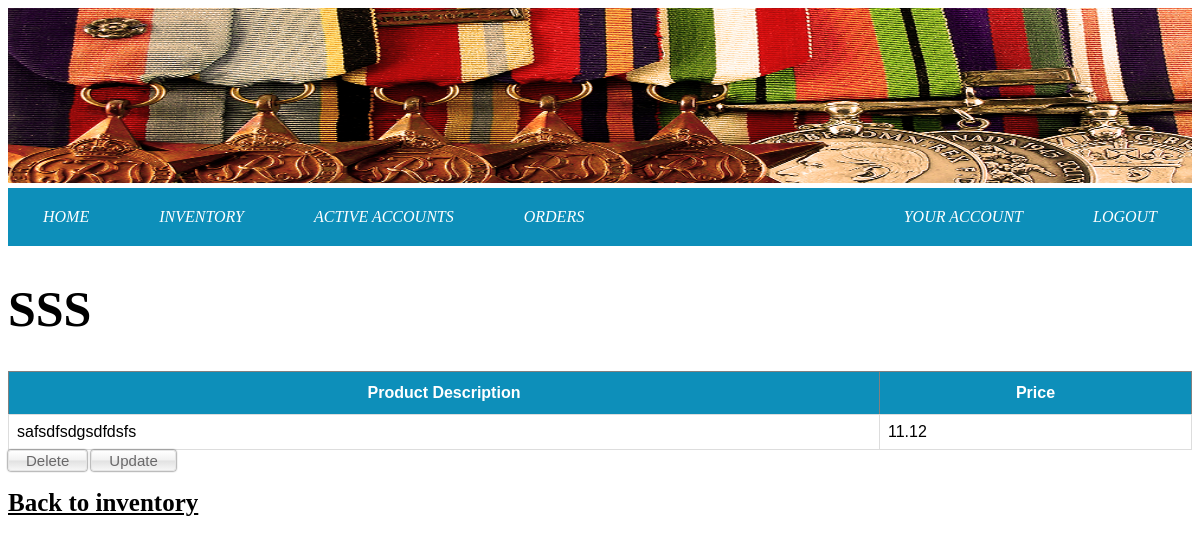
Screenshot of /SELECTED_PRODUCT.php?product_id=2 (signed in) with the database file from the repository.
### tables this page shows
CREATE TABLE `product` (
  `product_id` int(9) NOT NULL,
  `product_name` varchar(50) NOT NULL,
  `product_description` varchar(500) DEFAULT NULL,
  `product_price` double NOT NULL,
  `quantity` int(11) NOT NULL,
  `product_image` blob NOT NULL,
  `category_id` int(2) NOT NULL
);

### SELECTED_PRODUCT.php (the view, shortened to what this page needs)
<html>
   <head>
       <link rel="stylesheet" type="text/css" href="QMDB_01.css">
   </head>
   <header>
            <img id="headerImage" src="header.jpg" alt="2806 Logo" >
		<div id="header">
			<div id="navbar">
				<ul style="list-style-type:none;margin:0;padding:0;">
					<li><a href="qmdb_admin.php">HOME</a></li>
					<li><a href="QMDB_INVENTORY.php">INVENTORY</a></li>
					<li><a href="QMDB_ALL_ACCOUNTS.php">ACTIVE ACCOUNTS</a></li>
					<li><a href="ADMIN_ALL_ORDERS.php">ORDERS</a></li>
					<div id="rightmostElements">
					<li><a href="ADMIN_PROFILE.php">YOUR ACCOUNT</a></li>
					<li><a href="logout.php">LOGOUT</a></li>
					</div>
				</ul>
			</div>
		</div>
		</header>
   <body>
       <form action="" method="post">
        <table border="1" id="description">
       <thead>
          <tr>
             <th>Product Description</th>
             <th>Price</th>
          </tr>
       </thead>
<?php
    include('connection.php');
    $id = $_GET['product_id'];
    $STH = $DBH->prepare("SELECT * FROM product WHERE product_id = '$id'");
    $STH->execute();
    while($row = $STH->fetch())
    {
        $product_name = $row['product_name'];
        $product_description = $row['product_description'];
        $product_price = $row['product_price'];
?>
       <h1 style="font-size: 50px;"><?php echo"$product_name"?></h1>
       <tbody>
		  <tr>
		      <td> <?php echo $product_description; ?> </td>
		      <td> <?php echo $product_price; ?> </td>
		  </tr>
	   </tbody>
<?php
    }
?>
      </table>
      <input type="submit" name="submit_delete" onclick="return confirm('Are you sure?');" value="Delete"/>
      <input type="submit" name="submit_update" onclick="return confirm('Update item?');" value="Update"/>
     <br/><br/>
     <a style="font-weight: bold; color: #000000; font-size: 25px;" href="QMDB_INVENTORY.php">Back to inventory</a>
     </form>
   </body>
</html>

### QMDB_01.css (style rules this page uses)
body { background: #FFFFFF; }
#header { height: auto; position: relative; }
#header ul { list-style-type: none; margin: 0; padding: 0; overflow: hidden; background-color: #0D8FBA; }
#header li { margin: 10px; float: left; }
#header li a { text-decoration: small-caps; display: block; color: white; text-align: center; padding: 10px 25px; text-decoration: none; font-style: oblique; }
#rightmostElements { float:right; }
#headerImage { width:100%; height: 175px; margin-bottom: 5px; }

### SELECTED_PRODUCT.php (style rules this page uses)
#description { font-family: "Trebuchet MS", Arial, Helvetica, sans-serif; border-collapse: collapse; width: 100%; }
#description td, #customers th { border: 1px solid #ddd; text-align: left; padding: 8px; }
#description th { padding-top: 12px; padding-bottom: 12px; background-color: #0D8FBA; color: white; }
input[type=submit] { border : solid 1px #e6e6e6; border-radius : 3px; -webkit-box-shadow : 0px 0px 2px rgba(0,0,0,1.0); -moz-box-shadow : 0px 0px 2px rgba(0,0,0,1.0); box-shadow : 0px 0px 2px rgba(0,0,0,1.0); font-size : 15px; color : #696869; padding : 1px 17px; background : #ffffff; background : -webkit-gradient(linear, left top, left bottom, color-stop(0%,#ffffff), color-stop(49%,#f1f1f1), color-stop(51%,#e1e1e1), color-stop(100%,#f6f6f6)); background : -moz-linear-gradient(top, #ffffff 0%, #f1f1f1 49%, #e1e1e1 51%, #f6f6f6 100%); background : -webkit-linear-gradient(top, #ffffff 0%, #f1f1f1 49%, #e1e1e1 51%, #f6f6f6 100%); background : -o-linear-gradient(top, #ffffff 0%, #f1f1f1 49%, #e1e1e1 51%, #f6f6f6 100%); background : -ms-linear-gradient(top, #ffffff 0%, #f1f1f1 49%, #e1e1e1 51%, #f6f6f6 100%); background : linear-gradient(top, #ffffff 0%, #f1f1f1 49%, #e1e1e1 51%, #f6f6f6 100%); filter : progid:DXImageTransform.Microsoft.gradient( startColorstr='#ffffff', endColorstr='#f6f6f6',GradientType=0 ); }

### rows the page displays
product: product_name "SSS", product_description "safsdfsdgsdfdsfs", product_price "11.12"
